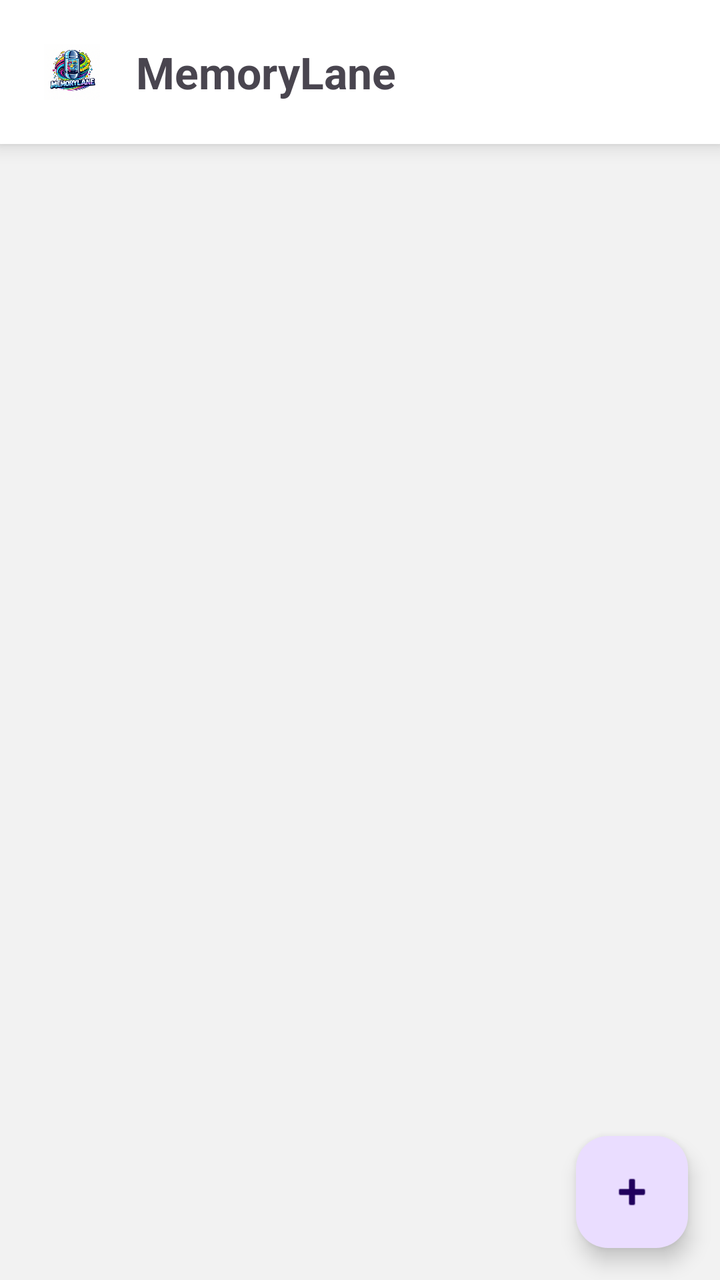
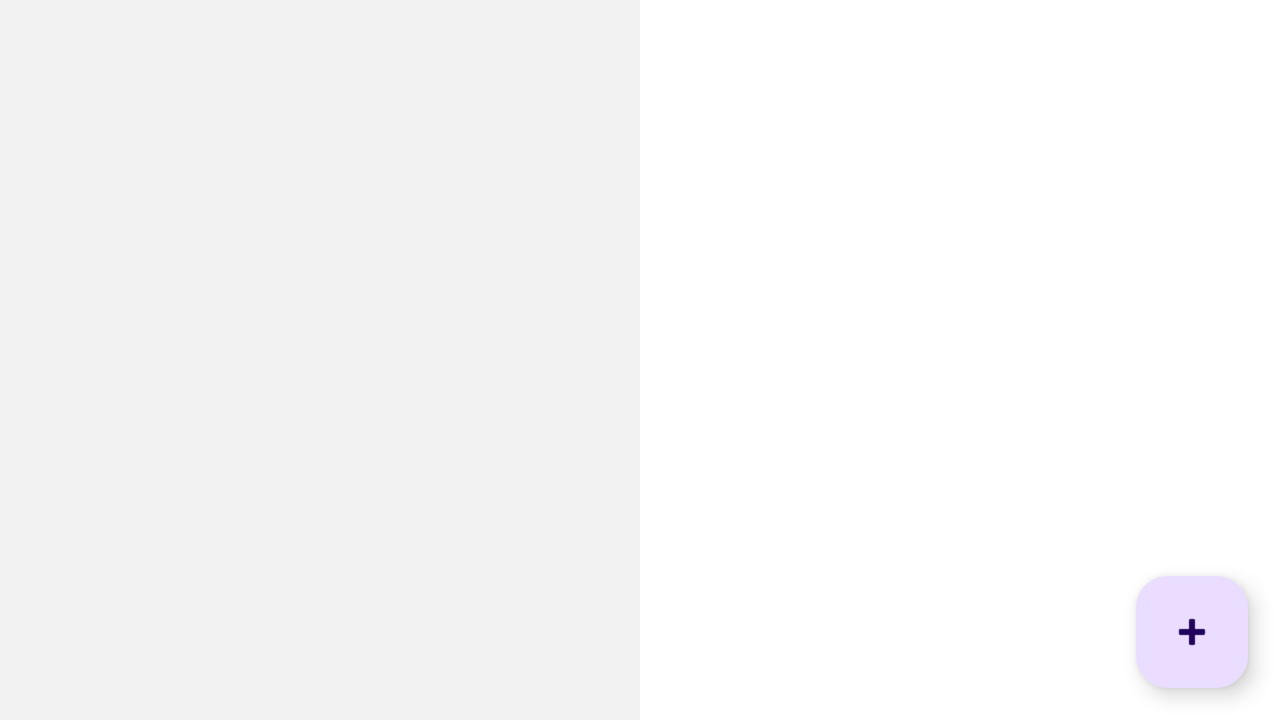

One screen, two layout resources from the same app: the default and the repository's alternative for another configuration. Each is rendered where Android would select it; the XML of both is given below.
<!-- AndroidManifest.xml: application theme Theme.MemoryLane2 -->
<!-- res/layout/activity_main.xml -->
<RelativeLayout xmlns:android="http://schemas.android.com/apk/res/android"
    android:layout_width="match_parent"
    android:layout_height="match_parent"
    android:background="#F2F2F2">

    <LinearLayout
        android:id="@+id/header"
        android:orientation="horizontal"
        android:padding="16dp"
        android:layout_width="match_parent"
        android:layout_height="wrap_content"
        android:background="#FFFFFF"
        android:elevation="6dp">

        <ImageView
            android:layout_width="40dp"
            android:layout_height="40dp"
            android:src="@mipmap/ic_launcher_foreground"
            android:layout_marginEnd="12dp"/>

        <TextView
            android:id="@+id/titleText"
            android:text="@string/app_name"
            android:textSize="22sp"
            android:textStyle="bold"
            android:layout_gravity="center_vertical"
            android:layout_width="wrap_content"
            android:layout_height="wrap_content"/>
    </LinearLayout>

    <androidx.recyclerview.widget.RecyclerView
        android:id="@+id/recyclerView"
        android:layout_below="@id/header"
        android:layout_width="match_parent"
        android:layout_height="match_parent"
        android:padding="8dp"/>

    <com.google.android.material.floatingactionbutton.FloatingActionButton
        android:id="@+id/addButton"
        android:layout_width="wrap_content"
        android:layout_height="wrap_content"
        android:layout_alignParentBottom="true"
        android:layout_alignParentEnd="true"
        android:layout_margin="16dp"
        android:src="@android:drawable/ic_input_add"/>

    <FrameLayout
        android:id="@+id/fragmentContainer"
        android:layout_width="match_parent"
        android:layout_height="match_parent"/>

</RelativeLayout>
<!-- resources referenced by this layout -->
<resources>
  <!-- mipmap ic_launcher_foreground: webp bitmap (mipmap-hdpi, 18204 bytes) -->
  <string name="app_name">MemoryLane</string>
  <style name="Theme.MemoryLane2" parent="Base.Theme.MemoryLane2" />
  <style name="Base.Theme.MemoryLane2" parent="Theme.Material3.DayNight.NoActionBar">
          
          
      </style>
</resources>
<!-- res/layout-land/activity_main.xml (the repository's variant of the layout above) -->
<!-- drawn on the phone turned sideways -->
<?xml version="1.0" encoding="utf-8"?>
<RelativeLayout
    xmlns:android="http://schemas.android.com/apk/res/android"
    android:layout_width="match_parent"
    android:layout_height="match_parent"
    android:background="#F2F2F2">

    <LinearLayout
        android:orientation="horizontal"
        android:layout_width="match_parent"
        android:layout_height="match_parent">

        <androidx.recyclerview.widget.RecyclerView
            android:id="@+id/recyclerView"
            android:layout_width="0dp"
            android:layout_weight="1"
            android:layout_height="match_parent"
            android:padding="8dp"/>

        <FrameLayout
            android:id="@+id/detailContainer"
            android:layout_width="0dp"
            android:layout_weight="1"
            android:layout_height="match_parent"
            android:background="#FFFFFF"/>

    </LinearLayout>

    <com.google.android.material.floatingactionbutton.FloatingActionButton
        android:id="@+id/addButton"
        android:layout_width="wrap_content"
        android:layout_height="wrap_content"
        android:layout_margin="16dp"
        android:layout_alignParentBottom="true"
        android:layout_alignParentEnd="true"
        android:src="@android:drawable/ic_input_add"/>

</RelativeLayout>
<!-- resources referenced by the variant -->
<!-- as the phone turned sideways resolves them -->
<resources>
  <style name="Theme.MemoryLane2" parent="Base.Theme.MemoryLane2" />
  <style name="Base.Theme.MemoryLane2" parent="Theme.Material3.DayNight.NoActionBar">
          
          
      </style>
</resources>
